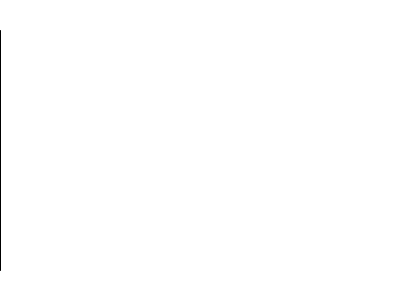
Frame 1 (no input)
Frame 60 (the mouse pressed at the canvas centre just before this capture): identical to frame 1, image omitted
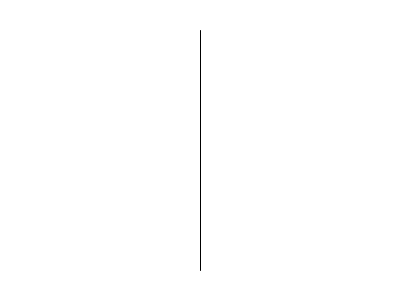
Frame 120 (the mouse held since frame 60 and released just before this capture)

The Processing sketch that drew these frames (run headless with seeded random() and noise(); from frame 60 on, the mouse is pressed at the canvas centre):

// Processing sketch: pmouseX
// ── pmouseX.pde
void setup()
{
  size(400, 300);
  background(255);
}

void draw()
{
  background(255);
  
  line(mouseX, height/10, pmouseX, height - (height/10));
}
